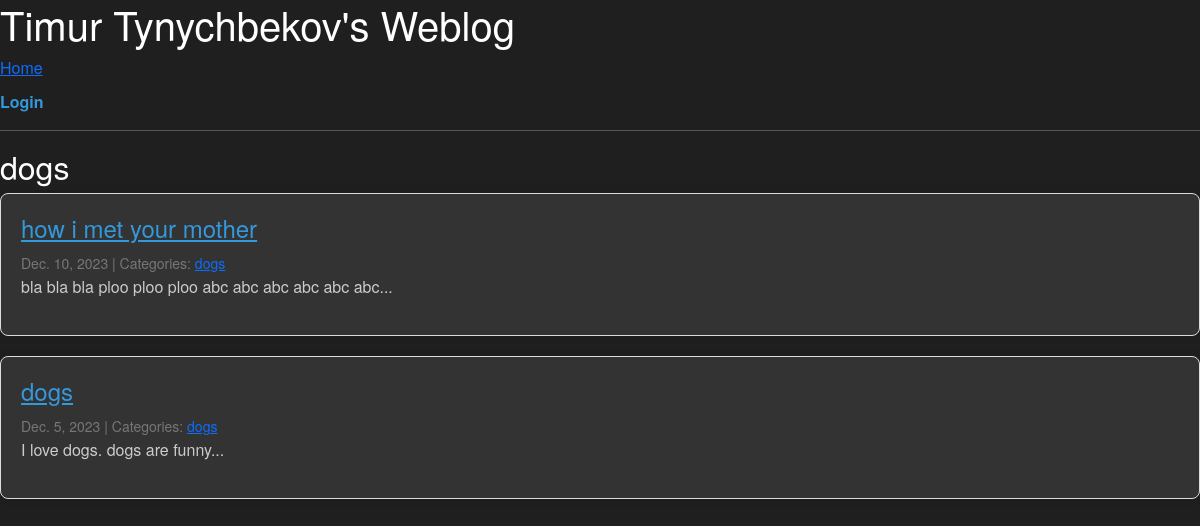
The page /category/dogs/ on the database its author committed.
### blog/models.py (models this page shows, shortened)
class Post(models.Model):
    title = models.CharField(max_length=255)
    body = models.TextField()
    created_on = models.DateTimeField(auto_now_add=True)
    last_modified = models.DateTimeField(auto_now=True)
    categories = models.ManyToManyField("Category", related_name="posts")

class Category(models.Model):
    name = models.CharField(max_length=30)
    class Meta:
        verbose_name_plural = "categories"

### blog/views.py (the view)
# urls.py: path("category/<category>/", views.blog_category, name="category"),
def blog_category(request, category):
    posts = Post.objects.filter(
        categories__name__contains=category
    ).order_by("-created_on")
    context = {
        "category": category,
        "posts": posts,
    }
    return render(request, "blog/category.html", context)

### templates/blog/category.html
{% extends "blog/index.html" %}
{% block page_title %}
<h2>{{ category }}</h2>
{% endblock page_title %}

### templates/blog/index.html (shortened to what this page needs)
{% extends "blog/base.html" %}
{% block page_content %}
    {% block posts  %}
        {% for post in posts %}
            <article class="post">
            <h3><a href="{% url 'blog:detail' post.pk %}">{{ post.title }}</a></h3>
            <small>
                {{ post.created_on.date }} | Categories:
                {% for category in post.categories.all %}
                    <a href="{% url 'blog:category' category.name %}">
                        {{ category.name }}
                    </a>
                {% endfor %}
            </small>
            <p>{{ post.body | slice:":400" }}...</p>
            </article>
        {% endfor %}
    {% endblock posts %}
{% endblock page_content %}

### static/blog/css/main.css (style rules this page uses)
body { background: #1f1f1f; color: #fff; font-family: 'Helvetica Neue', Arial, sans-serif; }
.post { margin-bottom: 20px; padding: 20px; border: 1px solid #ddd; border-radius: 8px; background: #333; box-shadow: 0 0 10px rgba(0, 0, 0, 0.1); }
.post h3 { font-size: 24px; }
.post p { color: #ccc; }
h3 a, .small a { color: #3498db; }
small { color: #777; }

### rows shown on the page
Post: title "how i met your mother", created_on "Dec. 10, 2023", body "bla bla bla ploo ploo ploo abc abc abc abc abc abc"
Category: name "dogs"
Post: title "dogs", created_on "Dec. 5, 2023", body "I love dogs. dogs are funny"

### other values the page prints
{{ category }} "dogs"
